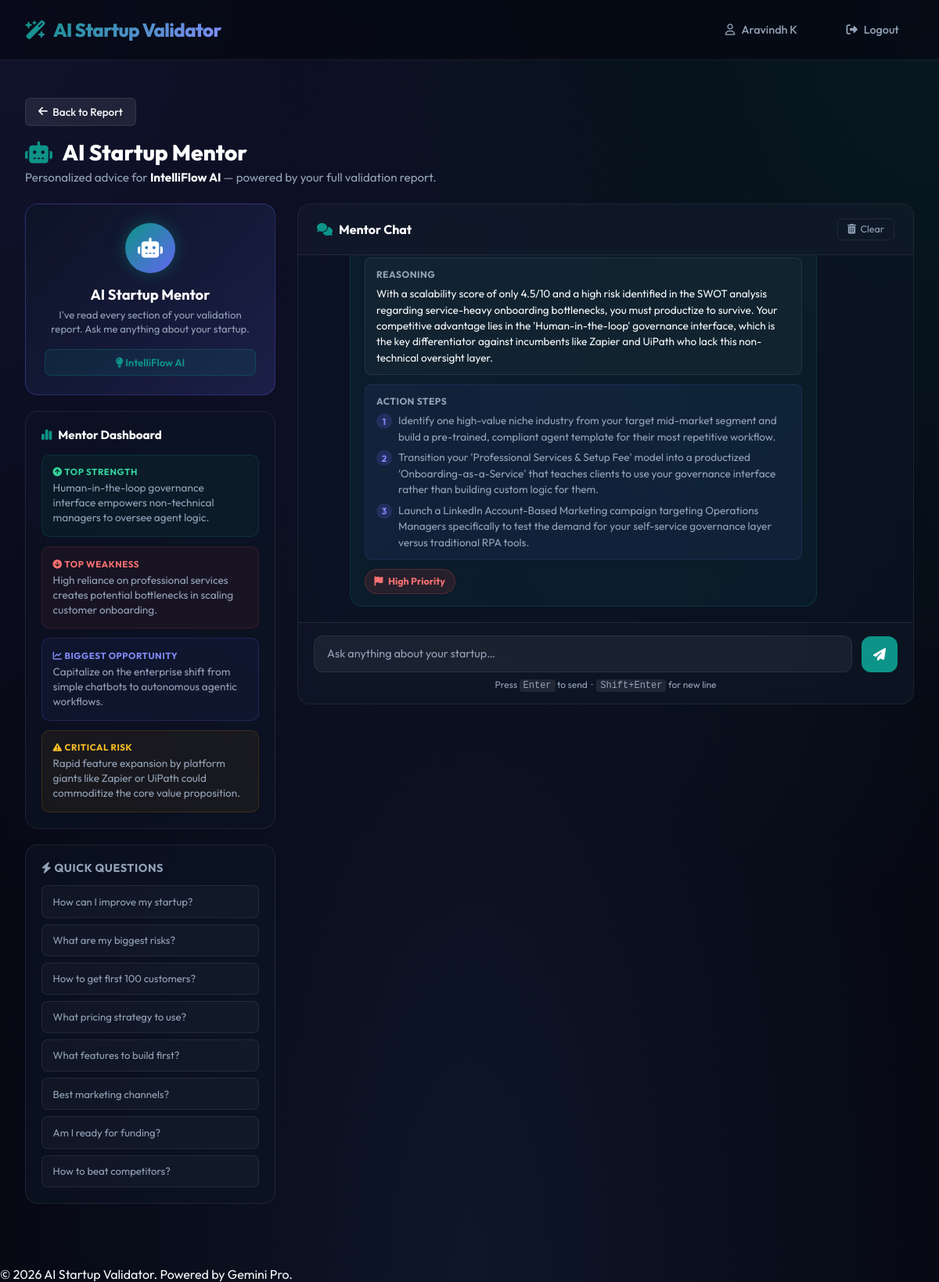
The app's page /dashboard/report/50/mentor (signed in) with its own data.
### tables this page shows
CREATE TABLE users (
    id INTEGER PRIMARY KEY AUTOINCREMENT,
    username TEXT NOT NULL UNIQUE,
    email TEXT NOT NULL UNIQUE,
    password_hash TEXT,
    google_id TEXT UNIQUE,
    created_at TIMESTAMP DEFAULT CURRENT_TIMESTAMP
);

CREATE TABLE validation_reports (
    id INTEGER PRIMARY KEY AUTOINCREMENT,
    user_id INTEGER NOT NULL,
    idea_title TEXT NOT NULL,
    idea_description TEXT NOT NULL,
    status TEXT NOT NULL, -- 'pending', 'market_research', 'competitor_analysis', 'customer_persona', 'revenue_model', 'swot_analysis', 'scoring', 'report_generation', 'completed', 'failed'
    error_message TEXT,
    market_research TEXT,
    competitor_analysis TEXT,
    customer_persona TEXT,
    revenue_model TEXT,
    swot_analysis TEXT,
    feasibility_scores TEXT, -- JSON string
    overall_score REAL DEFAULT 0.0,
    final_report TEXT,
    pdf_path TEXT,
    created_at TIMESTAMP DEFAULT CURRENT_TIMESTAMP,
    completed_at TIMESTAMP,
    FOREIGN KEY(user_id) REFERENCES users(id) ON DELETE CASCADE
);

CREATE TABLE mentor_chats (
    id INTEGER PRIMARY KEY AUTOINCREMENT,
    report_id INTEGER NOT NULL,
    role TEXT NOT NULL,              -- 'user' | 'assistant'
    content TEXT NOT NULL,           -- plain text message
    structured_response TEXT,        -- JSON string for assistant messages
    created_at TIMESTAMP DEFAULT CURRENT_TIMESTAMP,
    FOREIGN KEY(report_id) REFERENCES validation_reports(id) ON DELETE CASCADE
);

### routes/mentor.py (the view)
@mentor_bp.route('/report/<int:report_id>/mentor')
@login_required
def mentor_page(report_id):
    report = Report.get(report_id)
    if not report or report['user_id'] != current_user.id:
        flash("You are not authorized to access this mentor session.", "danger")
        return redirect(url_for('dashboard.index'))
    if report['status'] != 'completed':
        flash("Validation must be completed before accessing the mentor.", "warning")
        return redirect(url_for('dashboard.index'))
    parsed = _parse_report_fields(report)
    history = MentorChat.get_history(report_id, limit=50)
    swot = parsed.get('swot_analysis', {})
    final = parsed.get('final_report', {})
    scores = parsed.get('feasibility_scores', {})
    mentor_dashboard = {
        'top_strength': (swot.get('strengths') or [''])[0],
        'top_weakness': (swot.get('weaknesses') or [''])[0],
        'biggest_opportunity': (swot.get('opportunities') or [''])[0],
        'critical_risk': '',
    }
    key_risks = final.get('key_risks', [])
    if key_risks and isinstance(key_risks[0], dict):
        mentor_dashboard['critical_risk'] = key_risks[0].get('risk', '')
    elif key_risks and isinstance(key_risks[0], str):
        mentor_dashboard['critical_risk'] = key_risks[0]
    return render_template(
        'mentor.html',
        report=parsed,
        history=history,
        mentor_dashboard=mentor_dashboard,
    )

### templates/mentor.html (shortened to what this page needs)
{% extends "base.html" %}
{% block content %}
<div class="report-header-section" style="margin-bottom: 1.5rem;">
    <div class="report-header-info">
        <a href="{{ url_for('dashboard.view_report', report_id=report.id) }}" class="btn btn-secondary" style="margin-bottom: 1rem;">
            <i class="fa-solid fa-arrow-left"></i> Back to Report
        </a>
        <h1 style="font-size:1.75rem;">
            <i class="fa-solid fa-robot" style="color: var(--primary); margin-right: 0.5rem;"></i>
            AI Startup Mentor
        </h1>
        <p style="color: var(--text-muted); font-size: 0.95rem;">
            Personalized advice for <strong style="color:#fff;">{{ report.idea_title }}</strong> — powered by your full validation report.
        </p>
    </div>
</div>
<div class="mentor-page" data-report-id="{{ report.id }}">
    <div class="mentor-sidebar">
        <div class="mentor-header-card">
            <div class="mentor-avatar">
                <i class="fa-solid fa-robot"></i>
            </div>
            <div class="mentor-name">AI Startup Mentor</div>
            <div class="mentor-tagline">I've read every section of your validation report. Ask me anything about your startup.</div>
            <div class="mentor-idea-badge">
                <i class="fa-solid fa-lightbulb"></i> {{ report.idea_title }}
            </div>
        </div>
        <div class="mentor-dashboard-card">
            <div class="mentor-dashboard-title">
                <i class="fa-solid fa-chart-simple" style="color: var(--primary);"></i>
                Mentor Dashboard
            </div>
            <div class="mentor-stat strength">
                <div class="mentor-stat-label"><i class="fa-solid fa-circle-arrow-up"></i> Top Strength</div>
                <div class="mentor-stat-text">
                    {{ mentor_dashboard.top_strength or 'Unique value proposition in a growing market.' }}
                </div>
            </div>
            <div class="mentor-stat weakness">
                <div class="mentor-stat-label"><i class="fa-solid fa-circle-arrow-down"></i> Top Weakness</div>
                <div class="mentor-stat-text">
                    {{ mentor_dashboard.top_weakness or 'Early-stage with limited market validation.' }}
                </div>
            </div>
            <div class="mentor-stat opportunity">
                <div class="mentor-stat-label"><i class="fa-solid fa-chart-line"></i> Biggest Opportunity</div>
                <div class="mentor-stat-text">
                    {{ mentor_dashboard.biggest_opportunity or 'Underserved market segment with high growth potential.' }}
                </div>
            </div>
            <div class="mentor-stat risk">
                <div class="mentor-stat-label"><i class="fa-solid fa-triangle-exclamation"></i> Critical Risk</div>
                <div class="mentor-stat-text">
                    {{ mentor_dashboard.critical_risk or 'Competitive pressure from established players.' }}
                </div>
            </div>
        </div>
        <div class="quick-card">
            <div class="quick-card-title">
                <i class="fa-solid fa-bolt"></i> Quick Questions
            </div>
            <button class="quick-btn" data-q="How can I improve my startup idea?">How can I improve my startup?</button>
            <button class="quick-btn" data-q="What are the biggest risks in my business and how do I address them?">What are my biggest risks?</button>
            <button class="quick-btn" data-q="How can I get my first 100 customers?">How to get first 100 customers?</button>
            <button class="quick-btn" data-q="What pricing strategy should I use based on my revenue model?">What pricing strategy to use?</button>
            <button class="quick-btn" data-q="What features should I build first for my MVP?">What features to build first?</button>
            <button class="quick-btn" data-q="What marketing channels should I focus on to grow?">Best marketing channels?</button>
            <button class="quick-btn" data-q="Is my startup suitable for funding and how do I attract investors?">Am I ready for funding?</button>
            <button class="quick-btn" data-q="How can I differentiate from my competitors?">How to beat competitors?</button>
        </div>
    </div>
    <div class="chat-panel" id="chatPanel">
        <div class="chat-panel-header">
            <div class="chat-panel-title">
                <i class="fa-solid fa-comments"></i>
                Mentor Chat
            </div>
            <button class="chat-clear-btn" id="clearChatBtn">
                <i class="fa-solid fa-trash-can"></i> Clear
            </button>
        </div>
        <div class="chat-messages" id="chatMessages">
            {% if history %}
                {% for msg in history %}
                    {% if msg.role == 'user' %}
                        <div class="msg-row user">
                            <div class="msg-avatar"><i class="fa-regular fa-user"></i></div>
                            <div class="msg-bubble">{{ msg.content }}</div>
                        </div>
                    {% else %}
                        <div class="msg-row assistant">
                            <div class="msg-bubble">
                                {% set sr = msg.structured_response %}
                                {% if sr and sr is mapping %}
                                    <div class="structured-block">
                                        <div class="struct-section reason">
                                            <div class="struct-label">Reasoning</div>
                                            {{ sr.reasoning }}
                                        </div>
                                        {% if sr.action_steps %}
                                        <div class="struct-section steps">
                                            <div class="struct-label">Action Steps</div>
                                            <ul class="steps-list">
                                                {% for step in sr.action_steps %}
                                                <li>
                                                    <span class="step-num">{{ loop.index }}</span>
                                                    <span>{{ step }}</span>
                                                </li>
                                                {% endfor %}
                                            </ul>
                                        </div>
                                        {% endif %}
                                        <div class="struct-section priority {{ sr.priority_level|lower }}">
                                            <i class="fa-solid fa-flag"></i>
                                            {{ sr.priority_level }} Priority
                                        </div>
                                    </div>
                                {% else %}
                                    {{ msg.content }}
                                {% endif %}
                            </div>
                        </div>
                    {% endif %}
                {% endfor %}
            {% endif %}
        </div>
        <div class="chat-input-area">
            <div class="chat-input-row">
                <textarea
                    id="chatInput"
                    class="chat-textarea"
                    placeholder="Ask anything about your startup…"
                    rows="1"
                ></textarea>
                <button id="sendBtn" class="chat-send-btn" title="Send">
                    <i class="fa-solid fa-paper-plane"></i>
                </button>
            </div>
            <div class="chat-hint">
                Press <kbd style="background:rgba(255,255,255,0.08); padding:1px 5px; border-radius:4px; font-size:0.75rem;">Enter</kbd> to send &nbsp;·&nbsp;
                <kbd style="background:rgba(255,255,255,0.08); padding:1px 5px; border-radius:4px; font-size:0.75rem;">Shift+Enter</kbd> for new line
            </div>
        </div>
    </div>
</div>
{% endblock %}

### templates/base.html (shortened to what this page needs)
<!DOCTYPE html>
<html lang="en">
<head>
    <link rel="stylesheet" href="https://cdnjs.cloudflare.com/ajax/libs/font-awesome/6.4.0/css/all.min.css">
    <link rel="stylesheet" href="{{ url_for('static', filename='css/styles.css') }}">
</head>
<body>
    <header class="navbar">
        <a href="/" class="brand">
            <i class="fa-solid fa-wand-magic-sparkles"></i>
            <span>AI Startup Validator</span>
        </a>
        <nav class="nav-links">
            {% if current_user.is_authenticated %}
                <span class="nav-btn nav-btn-secondary">
                    <i class="fa-regular fa-user"></i> {{ current_user.username }}
                </span>
                <a href="{{ url_for('auth.logout') }}" class="nav-btn nav-btn-secondary">
                    <i class="fa-solid fa-right-from-bracket"></i> Logout
                </a>
            {% else %}
                <a href="{{ url_for('auth.login') }}" class="nav-btn nav-btn-secondary">Login</a>
                <a href="{{ url_for('auth.register') }}" class="nav-btn nav-btn-primary">Get Started</a>
            {% endif %}
        </nav>
    </header>
    <div class="alerts-container">
    </div>
    <main>
        {% block content %}{% endblock %}
    </main>
    <footer>
        <p>&copy; 2026 AI Startup Validator. Powered by Gemini Pro.</p>
    </footer>
</body>
</html>

### records on screen
users: username "Aravindh K"
validation_reports: idea_title "IntelliFlow AI"
mentor_chats: reasoning "With a scalability score of only 4.5/10 and a high risk identified in the SWOT analysis regarding service-heavy onboarding bottlenecks, you must productize to survive. Your competitive advantage lies in the 'Human-in-the-loop' governance interface, which is the key differentiator against incumbents like Zapier and UiPath who lack this non-technical oversight layer.", action_steps "Identify one high-value niche industry from your target mid-market segment and build a pre-trained, compliant agent template for their most repetitive workflow." "Transition your 'Professional Services & Setup Fee' model into a productized 'Onboarding-as-a-Service' that teaches clients to use your governance interface rather than building custom logic for them." "Launch a LinkedIn Account-Based Marketing campaign targeting Operations Managers specifically to test the demand for your self-service governance layer versus traditional RPA tools.", priority_level "High"
